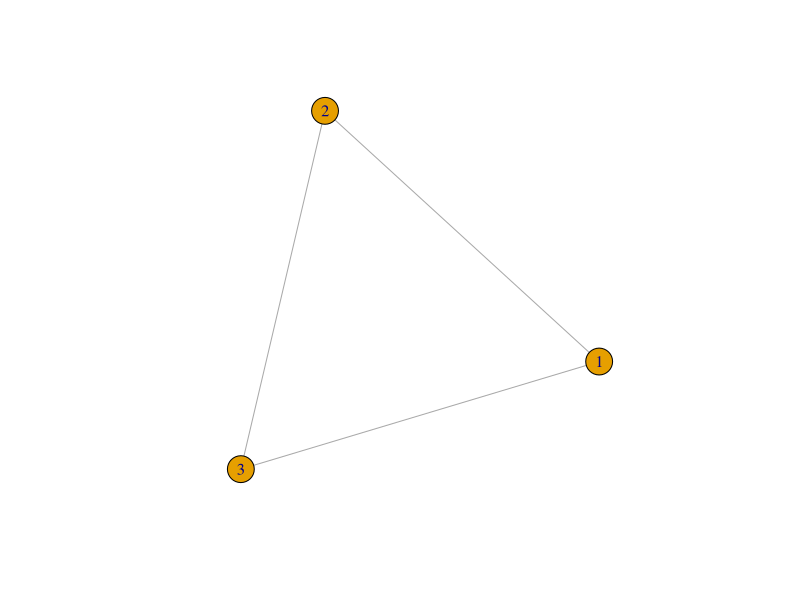
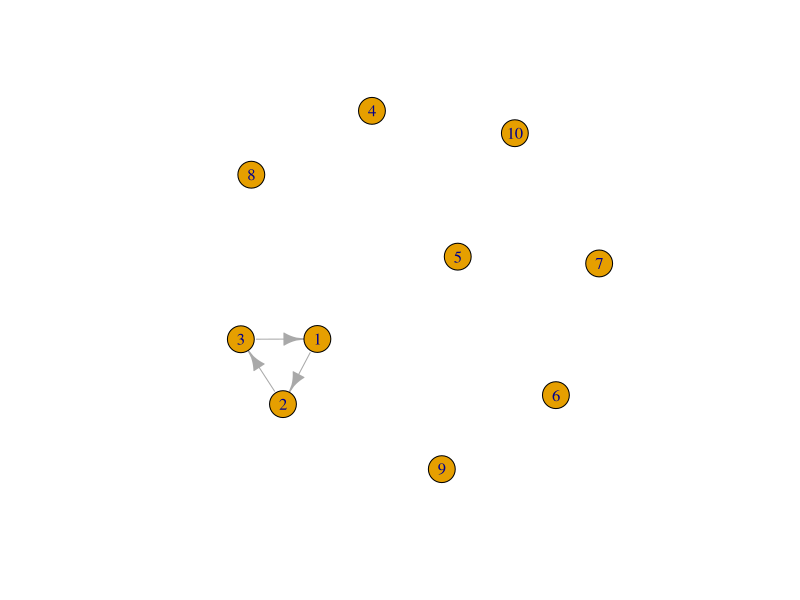
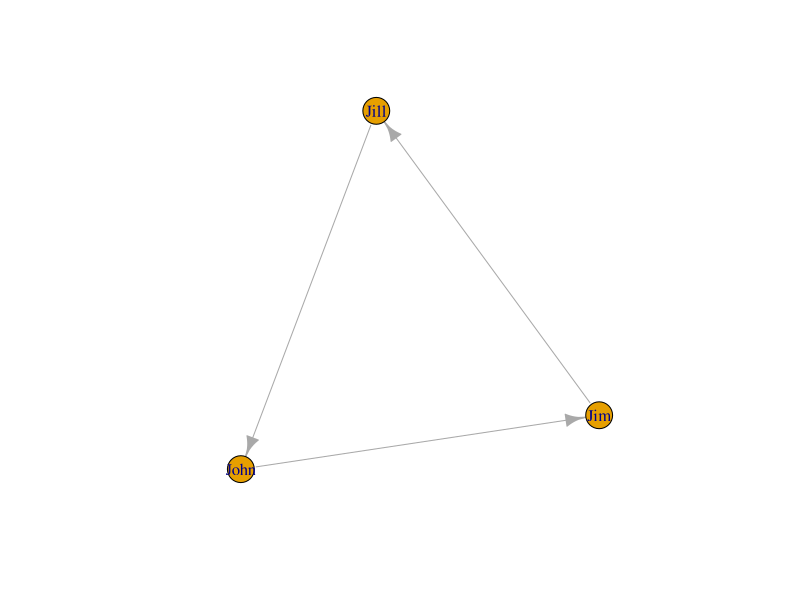
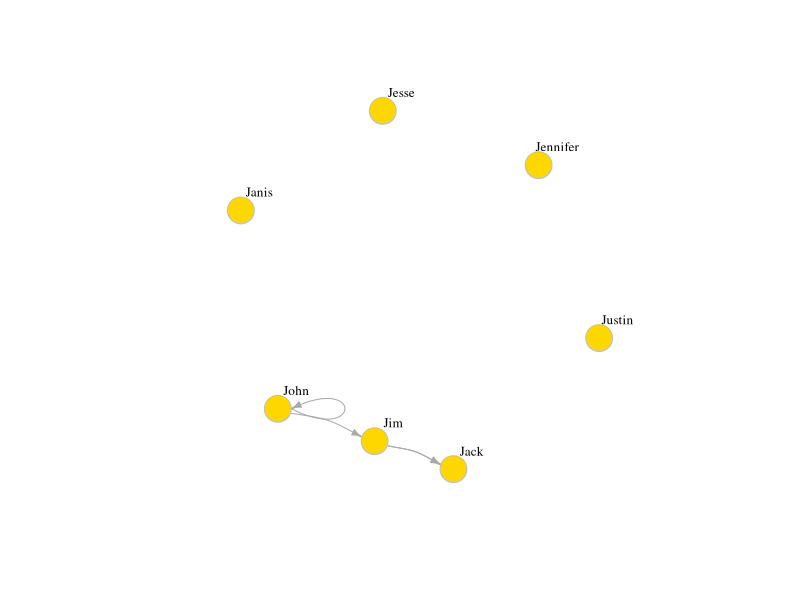
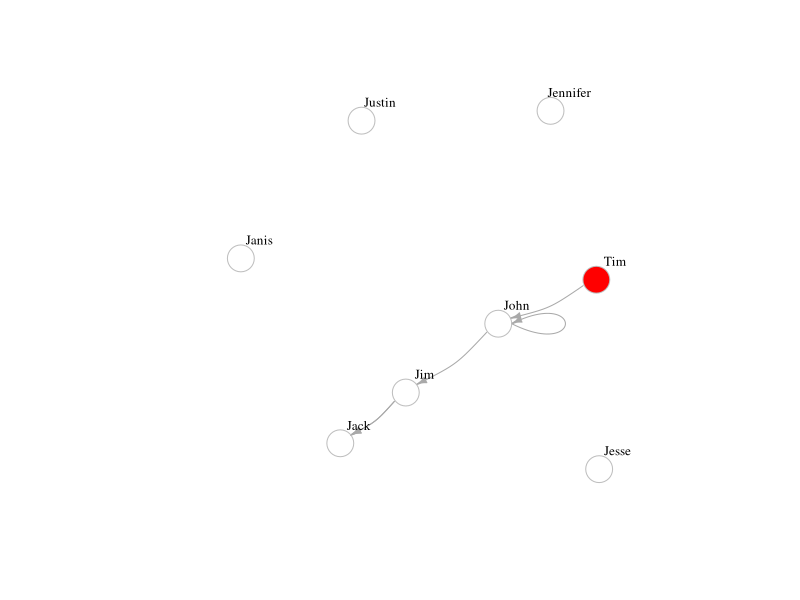

The R source for these figures, in order: (Note: this script raises an error after producing the figures.)
## ---- chunk 1
## Load package
library(igraph)
 
## ---- chunk 2
# undirected graph with three edges
g1 <- graph( edges=c(1,2, 2,3, 3, 1), n=3, directed=F ) 
plot(g1)
class(g1)

# Now with 10 vertices, and directed by default:
g2 <- graph( edges=c(1,2, 2,3, 3, 1), n=10 )
plot(g2)
g2

## ---- chunk 3
# Nodes as names
g3 <- graph( c("John", "Jim", "Jim", "Jill", "Jill", "John")) # named vertices
plot(g3)
g3
## ---- chunk 4
# Printing the edges with color
g4 <- graph( c("John", "Jim", "Jim", "Jack", "Jim", "Jack", "John", "John"),
             isolates=c("Jesse", "Janis", "Jennifer", "Justin") ) 
plot(g4, edge.arrow.size=.5, vertex.color="gold", vertex.size=15, 
     vertex.frame.color="gray", vertex.label.color="black", 
     vertex.label.cex=0.8, vertex.label.dist=2, edge.curved=0.2) 
## ---- chunk 5
# Since g1 was the undirected graph
g1[]
## ---- chunk 6
E(g4) # The edges of the object
V(g4) # The vertices of the object
g4[] # Examining adjancency matrix
g4[1,] # Examining first row

# Adding an extra node
g4 <- g4 %>% 
        add_vertices(nv = 1, color = "red", name = "Tim") %>%
        add_edges(c("Tim", "John"))
plot(g4, edge.arrow.size=.5, vertex.size=15, 
     vertex.frame.color="gray", vertex.label.color="black", 
     vertex.label.cex=0.8, vertex.label.dist=2, edge.curved=0.2) 

# Add attributes to the network, vertices, or edges:
V(g4)$name # automatically generated when we created the network.
V(g4)$gender <- c("male", "male", "male", "male", "female", "female", "male")
E(g4)$type <- "email" # Edge attribute, assign "email" to all edges
E(g4)$weight <- 10    # Edge weight, setting all existing edges to 10

# Examine attributes
edge_attr(g4) 
vertex_attr(g4)
graph_attr(g4)

# Plotting final graph
plot(g4, edge.arrow.size=.5, vertex.label.color="black", vertex.label.dist=1.5,
     vertex.color=c( "pink", "skyblue")[1+(V(g4)$gender=="male")] ) 
## ---- chunk 7
net.bg <- sample_pa(80) 
V(net.bg)$size <- 8
V(net.bg)$frame.color <- "white"
V(net.bg)$color <- "orange"
V(net.bg)$label <- "" 
E(net.bg)$arrow.mode <- 0
plot(net.bg)
plot(net.bg, layout=layout_randomly)

#Diameter of graph
diameter(net.bg, directed=F, weights=NA)
## ---- chunk 8
deg <- degree(net.bg, mode="all")
deg

#In degree
in_deg <- degree(net.bg, mode="in")
in_deg

#Out Degree
out_deg <- degree(net.bg, mode="out")
out_deg

#Histogram of node degree
hist(deg, breaks=1:vcount(net.bg)-1, main="Histogram of node degree")

#Plotting graph based on degree
plot(net.bg, vertex.size=deg*3)
## ---- chunk 9
edge_density(net.bg, loops=F)
ecount(net.bg)/(vcount(net.bg)*(vcount(net.bg)-1)) #for a directed network
## ---- chunk 10
#Degree (number of ties)
degree(net.bg, mode="in")
centr_degree(net.bg, mode="in", normalized=T)

#Closeness (centrality based on distance to others in the graph)
closeness(net.bg, mode="all", weights=NA) 
centr_clo(net.bg, mode="all", normalized=T) 

#Eigenvector (centrality proportional to the sum of connection centralities)
eigen_centrality(net.bg, directed=T, weights=NA)
centr_eigen(net.bg, directed=T, normalized=T)

#Betweeness
betweenness(net.bg, directed=T, weights=NA)
edge_betweenness(net.bg, directed=T, weights=NA)
centr_betw(net.bg, directed=T, normalized=T)
## ---- chunk 11
hs <- hub_score(net.bg, weights=NA)$vector
as <- authority_score(net.bg, weights=NA)$vector

par(mfrow=c(1,2))
 plot(net.bg, vertex.size=hs*50, main="Hubs")
 plot(net.bg, vertex.size=as*30, main="Authorities")
## ---- chunk 12
## Read in edges information
igraphDat <- read.graph(file = "./facebook/0.edges", directed = FALSE)
## Simplify to remove duplications and from-self-to-self loops
igraphDat <- simplify(igraphDat, remove.multiple = TRUE, remove.loops = TRUE)
## Give numbers
V(igraphDat)$label <- seq_along(V(igraphDat))

## Community structure detection based on edge betweenness
communityEdgeBetwn <- edge.betweenness.community(igraphDat)
## Average path length between any two given nodes
(averagePathLength <- average.path.length(igraphDat))
## Check the transitivity of a graph (probability that the adjacent vertices of a vertex are connected)
(transitivityDat <- transitivity(igraphDat, type = "localaverage",isolates = "zero"))
## ---- chunk 13
## Set the seed to get the same result
set.seed("20140513")
## Add community indicating background colors
plot(igraphDat,
     vertex.color = communityEdgeBetwn$membership, vertex.size = log(degree(igraphDat) + 1),
     mark.groups = by(seq_along(communityEdgeBetwn$membership), communityEdgeBetwn$membership, invisible))
## Annotate
title("Stanford Facebook data", 
      sub = "http://snap.stanford.edu/data/egonets-Facebook.html")
text(x = -1, y = -1, 
     labels = sprintf("Average path length: %.2f\nTransitivity:%.2f",
                      averagePathLength, transitivityDat))
## ---- chunk 14
deg2 <- degree(igraphDat, mode="all")
hist(deg2, breaks=1:vcount(net.bg)-1, main="Histogram of node degree")
